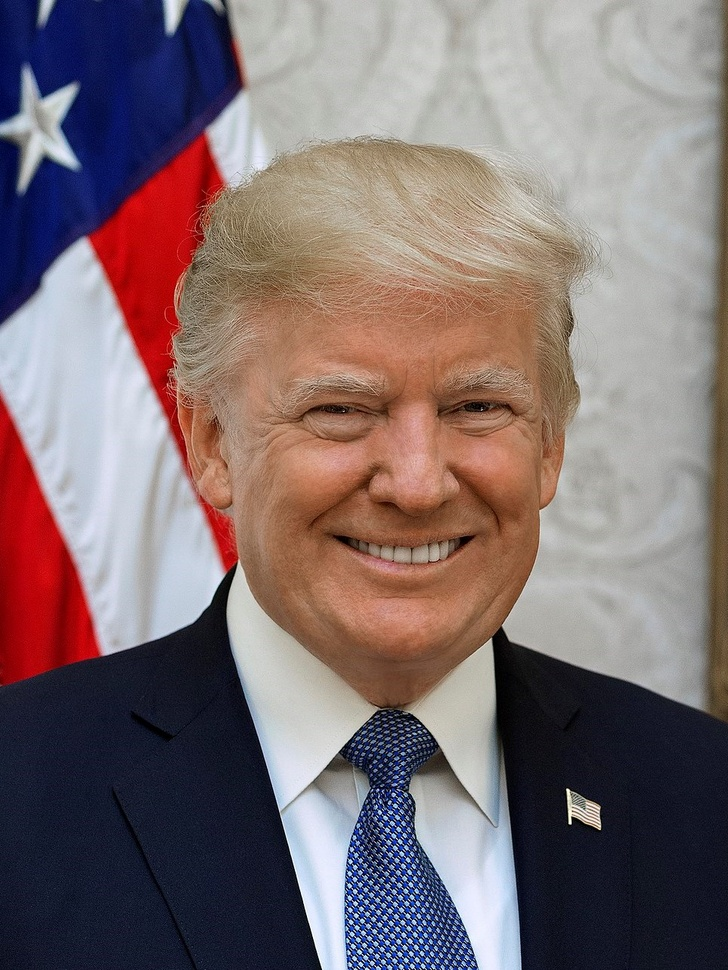
#> input picture facemorph/images/trump.jpg, 728 x 970 px, shrunk from 963 x 1283 before the run
$ python facemark.py
#> lines starting #> are read from the running program, lines starting #| are printed output that depends on the picture
import cv2

image = cv2.imread('images/trump.jpg', 0)
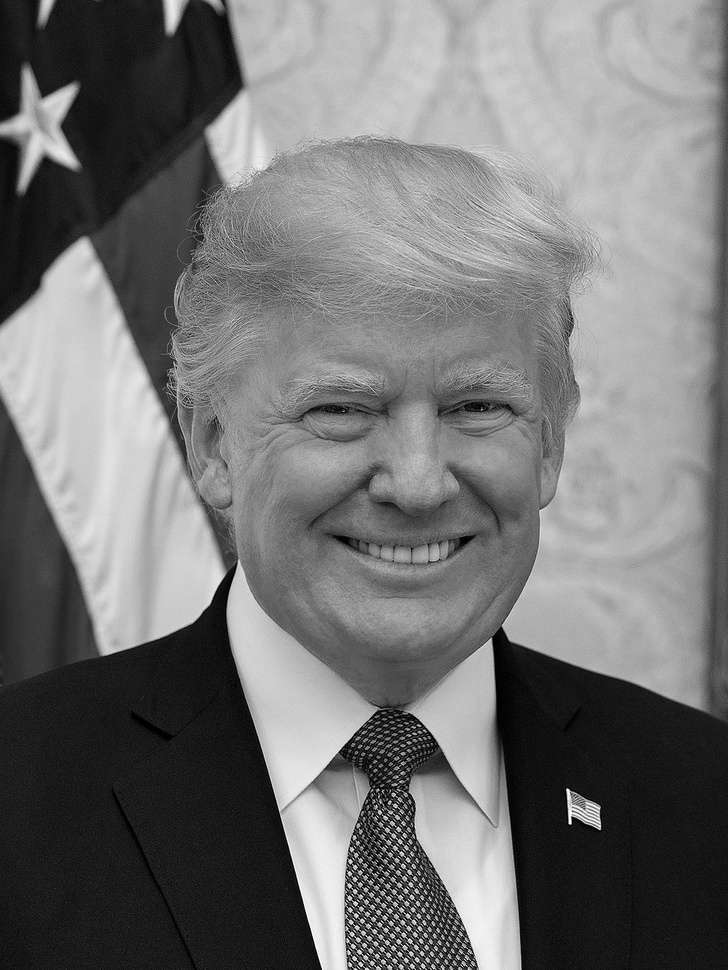
#> image: shape (970, 728); min 0, max 255, mean 115.3

# find faces:
cascade = cv2.CascadeClassifier("models/haarcascade_frontalface_alt2.xml")
faces = cascade.detectMultiScale(image, 1.3, 5)
#> faces = ()

# create landmark detector and load lbf model:
facemark = cv2.face.createFacemarkLBF()
#> (the run stopped early here; a loop or call above may not have finished)

$ run again, with facemorph/images/hillary.jpg copied over facemorph/images/trump.jpg
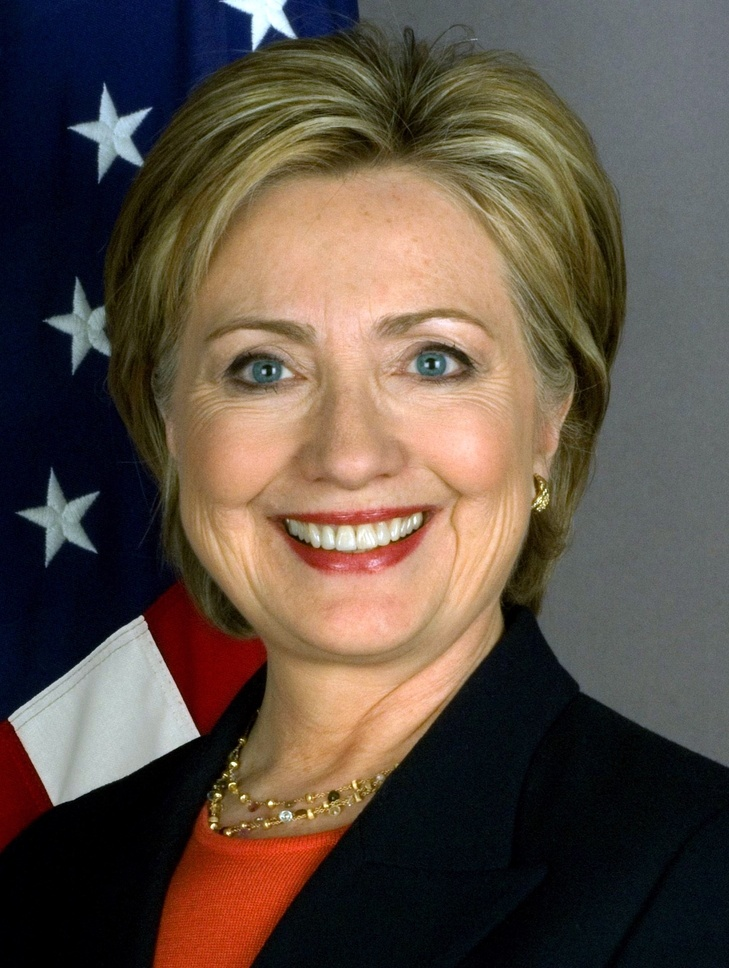
#> input picture facemorph/images/hillary.jpg, 729 x 968 px, shrunk from 1454 x 1932 before the run
#> `image = cv2.imread('images/trump.jpg', 0)`:
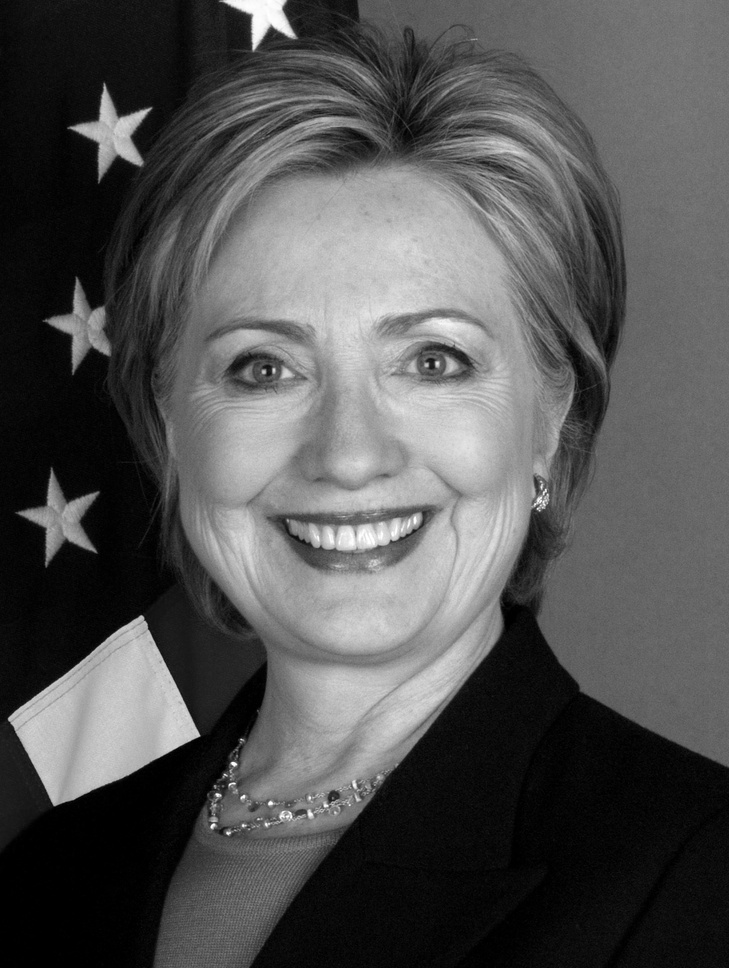
#> image: shape (968, 729); min 0, max 255, mean 82.5
#> faces = [[129, 192, 455, 455]]
